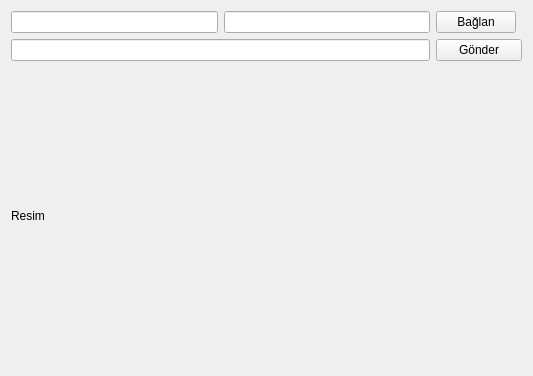
<?xml version="1.0" encoding="UTF-8"?>
<ui version="4.0">
 <class>MainWindow</class>
 <widget class="QMainWindow" name="MainWindow">
  <property name="geometry">
   <rect>
    <x>0</x>
    <y>0</y>
    <width>533</width>
    <height>376</height>
   </rect>
  </property>
  <property name="windowTitle">
   <string>客户端</string>
  </property>
  <widget class="QWidget" name="centralWidget">
   <layout class="QGridLayout" name="gridLayout">
    <item row="0" column="1">
     <widget class="QLineEdit" name="lineEdit_port"/>
    </item>
    <item row="1" column="0" colspan="2">
     <widget class="QLineEdit" name="lineEdit"/>
    </item>
    <item row="0" column="0">
     <widget class="QLineEdit" name="lineEdit_ip"/>
    </item>
    <item row="0" column="2">
     <widget class="QPushButton" name="pushButton_update">
      <property name="text">
       <string>Bağlan</string>
      </property>
     </widget>
    </item>
    <item row="1" column="2" colspan="2">
     <widget class="QPushButton" name="pushButton">
      <property name="text">
       <string>Gönder</string>
      </property>
     </widget>
    </item>
    <item row="2" column="0">
     <widget class="QLabel" name="label">
      <property name="text">
       <string>Resim</string>
      </property>
     </widget>
    </item>
    <item row="2" column="1">
     <widget class="QLabel" name="lbl_image">
      <property name="text">
       <string/>
      </property>
     </widget>
    </item>
   </layout>
  </widget>
 </widget>
 <layoutdefault spacing="6" margin="11"/>
 <resources/>
 <connections/>
</ui>
